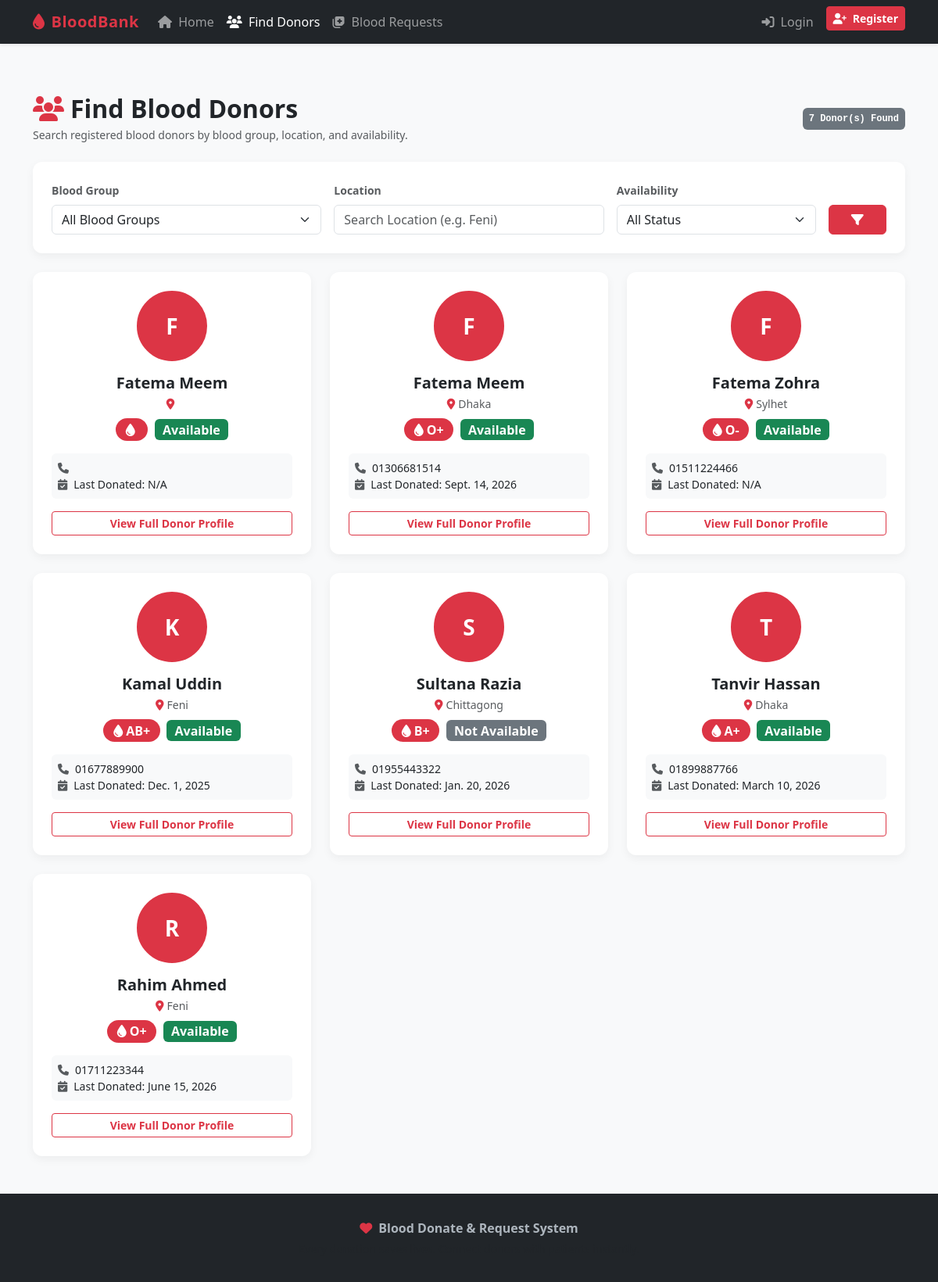
Screenshot of /donors/ with the database file from the repository.
### blood_bank/models.py (models this page shows, shortened)
class DonorProfile(models.Model):
    user = models.OneToOneField(User, on_delete=models.CASCADE, related_name='donor_profile')
    blood_group = models.CharField(max_length=5, choices=BLOOD_GROUP_CHOICES)
    phone = models.CharField(max_length=20)
    location = models.CharField(max_length=100)
    date_of_birth = models.DateField(null=True, blank=True)
    last_donation_date = models.DateField(null=True, blank=True)
    availability = models.CharField(max_length=20, choices=AVAILABILITY_CHOICES, default='Available')
    profile_picture = models.ImageField(upload_to='profile_pics/', null=True, blank=True)
    description = models.TextField(blank=True, default='')
    created_at = models.DateTimeField(auto_now_add=True)
    updated_at = models.DateTimeField(auto_now=True)

### blood_bank/views.py (the view, shortened to what this page needs)
# urls.py: path('donors/', views.donor_list_view, name='donor_list'),
def donor_list_view(request):
    form = DonorSearchForm(request.GET or None)
    donors = DonorProfile.objects.select_related('user').all().order_by('-updated_at')
    paginator = Paginator(donors, 9)
    page_number = request.GET.get('page')
    page_obj = paginator.get_page(page_number)
    context = {
        'form': form,
        'page_obj': page_obj,
        'total_count': donors.count(),
    }
    return render(request, 'blood_bank/donor_list.html', context)

### blood_bank/forms.py
class DonorSearchForm(forms.Form):
    blood_group = forms.ChoiceField(
        choices=[('', 'All Blood Groups')] + BLOOD_GROUP_CHOICES,
        required=False,
        widget=forms.Select(attrs={'class': 'form-select'})
    )
    location = forms.CharField(
        required=False,
        widget=forms.TextInput(attrs={'class': 'form-control', 'placeholder': 'Search Location (e.g. Feni)'})
    )
    availability = forms.ChoiceField(
        choices=[('', 'All Status')] + AVAILABILITY_CHOICES,
        required=False,
        widget=forms.Select(attrs={'class': 'form-select'})
    )

### blood_bank/templates/blood_bank/donor_list.html (shortened to what this page needs)
{% extends 'base.html' %}
{% block content %}
<div class="container my-5">
    <div class="d-flex justify-content-between align-items-center mb-4">
        <div>
            <h2 class="fw-bold mb-1"><i class="fa-solid fa-users text-danger me-2"></i>Find Blood Donors</h2>
            <p class="text-muted small mb-0">Search registered blood donors by blood group, location, and availability.</p>
        </div>
        <span class="badge bg-secondary p-2 font-monospace">{{ total_count }} Donor(s) Found</span>
    </div>
    <div class="card card-custom p-4 mb-4">
        <form method="get" class="row g-3">
            <div class="col-md-4">
                <label class="form-label fw-bold small text-muted">Blood Group</label>
                {{ form.blood_group }}
            </div>
            <div class="col-md-4">
                <label class="form-label fw-bold small text-muted">Location</label>
                {{ form.location }}
            </div>
            <div class="col-md-3">
                <label class="form-label fw-bold small text-muted">Availability</label>
                {{ form.availability }}
            </div>
            <div class="col-md-1 d-flex align-items-end">
                <button type="submit" class="btn btn-danger w-100 fw-bold">
                    <i class="fa-solid fa-filter"></i>
                </button>
            </div>
        </form>
    </div>
    {% if page_obj %}
        <div class="row g-4 mb-4">
            {% for donor in page_obj %}
                <div class="col-md-4">
                    <div class="card card-custom h-100 p-4 text-center">
                        {% if donor.profile_picture %}
                            <img src="{{ donor.profile_picture.url }}" alt="{{ donor.user.username }}" class="donor-avatar mx-auto mb-3">
                        {% else %}
                            <div class="donor-avatar bg-danger text-white d-flex align-items-center justify-content-center mx-auto mb-3 fs-3 fw-bold">
                                {{ donor.user.first_name|default:donor.user.username|slice:":1"|upper }}
                            </div>
                        {% endif %}
                        <h5 class="fw-bold mb-1">{{ donor.user.get_full_name|default:donor.user.username }}</h5>
                        <p class="text-muted small mb-2"><i class="fa-solid fa-location-dot me-1 text-danger"></i>{{ donor.location }}</p>
                        <div class="mb-3">
                            <span class="badge badge-blood fs-6"><i class="fa-solid fa-droplet me-1"></i>{{ donor.blood_group }}</span>
                            <span class="badge {% if donor.availability == 'Available' %}bg-success{% else %}bg-secondary{% endif %} fs-6 ms-1">
                                {{ donor.availability }}
                            </span>
                        </div>
                        <div class="text-start bg-light p-2 rounded small mb-3">
                            <div><i class="fa-solid fa-phone text-muted me-2"></i>{{ donor.phone }}</div>
                            <div><i class="fa-solid fa-calendar-check text-muted me-2"></i>Last Donated: {{ donor.last_donation_date|default:"N/A" }}</div>
                        </div>
                        <a href="{% url 'donor_detail' donor.pk %}" class="btn btn-outline-danger btn-sm w-100 fw-bold mt-auto">
                            View Full Donor Profile
                        </a>
                    </div>
                </div>
            {% endfor %}
        </div>
    {% else %}
        <div class="alert alert-warning text-center py-4">
            <i class="fa-solid fa-triangle-exclamation fa-2x mb-2"></i>
            <h5>No donors found matching your search criteria.</h5>
            <p class="mb-0">Try clearing filters or searching for another location.</p>
        </div>
    {% endif %}
</div>
{% endblock %}

### blood_bank/templates/base.html (shortened to what this page needs)
<!DOCTYPE html>
<html lang="en">
<head>
    <link href="https://cdn.jsdelivr.net/npm/bootstrap@5.3.2/dist/css/bootstrap.min.css" rel="stylesheet">
    <link rel="stylesheet" href="https://cdnjs.cloudflare.com/ajax/libs/font-awesome/6.4.0/css/all.min.css">
    {% load static %}
    <link rel="stylesheet" href="{% static 'css/style.css' %}">
</head>
<body>
    <nav class="navbar navbar-expand-lg navbar-dark bg-dark sticky-top shadow-sm">
        <div class="container">
            <a class="navbar-brand text-danger" href="{% url 'home' %}">
                <i class="fa-solid fa-droplet me-2"></i>BloodBank
            </a>
            <div class="collapse navbar-collapse" id="navbarNav">
                <ul class="navbar-nav me-auto mb-2 mb-lg-0">
                    <li class="nav-item">
                        <a class="nav-link {% if request.resolver_match.url_name == 'home' %}active{% endif %}" href="{% url 'home' %}">
                            <i class="fa-solid fa-house me-1"></i> Home
                        </a>
                    </li>
                    <li class="nav-item">
                        <a class="nav-link {% if request.resolver_match.url_name == 'donor_list' %}active{% endif %}" href="{% url 'donor_list' %}">
                            <i class="fa-solid fa-users me-1"></i> Find Donors
                        </a>
                    </li>
                    <li class="nav-item">
                        <a class="nav-link {% if request.resolver_match.url_name == 'request_list' %}active{% endif %}" href="{% url 'request_list' %}">
                            <i class="fa-solid fa-notes-medical me-1"></i> Blood Requests
                        </a>
                    </li>
                </ul>
                <ul class="navbar-nav ms-auto">
                    {% if user.is_authenticated %}
                    <li class="nav-item">
                        <a class="nav-link {% if request.resolver_match.url_name == 'profile' %}active{% endif %}" href="{% url 'profile' %}">
                            <i class="fa-solid fa-user me-1"></i> My Profile ({{ user.username }})
                        </a>
                    </li>
                    <li class="nav-item">
                        <form method="post" action="{% url 'logout' %}" class="d-inline">
                            {% csrf_token %}
                            <button type="submit" class="btn btn-outline-danger btn-sm nav-link border-0 text-start">
                                <i class="fa-solid fa-right-from-bracket me-1"></i> Logout
                            </button>
                        </form>
                    </li>
                    {% else %}
                    <li class="nav-item">
                        <a class="nav-link {% if request.resolver_match.url_name == 'login' %}active{% endif %}" href="{% url 'login' %}">
                            <i class="fa-solid fa-right-to-bracket me-1"></i> Login
                        </a>
                    </li>
                    <li class="nav-item">
                        <a class="btn btn-danger btn-sm text-white ms-2 fw-bold" href="{% url 'register' %}">
                            <i class="fa-solid fa-user-plus me-1"></i> Register
                        </a>
                    </li>
                    {% endif %}
                </ul>
            </div>
        </div>
    </nav>
    <main class="main-content">
        {% block content %}{% endblock %}
    </main>
    <footer class="mt-auto">
        <div class="container text-center">
            <p class="mb-1"><i class="fa-solid fa-heart text-danger me-1"></i> <strong>Blood Donate & Request System</strong></p>
            <p class="small text-muted mb-0">Every donation saves lives. Connect donors with patients instantly.</p>
        </div>
    </footer>
</body>
</html>

### static/css/style.css (style rules this page uses)
:root { --primary-red: #dc3545; --dark-red: #b02a37; --light-red: #f8d7da; --hero-bg: linear-gradient(135deg, #800020 0%, #dc3545 100%); }
body { font-family: 'Segoe UI', Tahoma, Geneva, Verdana, sans-serif; background-color: #f8f9fa; color: #212529; display: flex; flex-direction: column; min-height: 100vh; }
.main-content { flex: 1; }
.navbar-brand { font-weight: 700; letter-spacing: 0.5px; }
.card-custom { border: none; border-radius: 12px; box-shadow: 0 4px 12px rgba(0,0,0,0.05); transition: transform 0.2s ease, box-shadow 0.2s ease; }
.badge-blood { background-color: var(--primary-red); color: white; font-size: 0.9rem; font-weight: 700; padding: 0.4em 0.8em; border-radius: 20px; }
.donor-avatar { width: 90px; height: 90px; object-fit: cover; border-radius: 50%; border: 3px solid var(--primary-red); }
footer { background-color: #212529; color: #adb5bd; padding: 2rem 0; margin-top: 3rem; }

### rows the page displays
DonorProfile: user.first_name "F", user.get_full_name "Fatema Meem", availability "Available", last_donation_date "N/A"
DonorProfile: user.first_name "F", user.get_full_name "Fatema Meem", location "Dhaka", blood_group "O+", availability "Available", phone "01306681514", last_donation_date "Sept. 14, 2026"
DonorProfile: user.first_name "F", user.get_full_name "Fatema Zohra", location "Sylhet", blood_group "O-", availability "Available", phone "01511224466", last_donation_date "N/A"
DonorProfile: user.first_name "K", user.get_full_name "Kamal Uddin", location "Feni", blood_group "AB+", availability "Available", phone "01677889900", last_donation_date "Dec. 1, 2025"
DonorProfile: user.first_name "S", user.get_full_name "Sultana Razia", location "Chittagong", blood_group "B+", availability "Not Available", phone "01955443322", last_donation_date "Jan. 20, 2026"
DonorProfile: user.first_name "T", user.get_full_name "Tanvir Hassan", location "Dhaka", blood_group "A+", availability "Available", phone "01899887766", last_donation_date "March 10, 2026"
DonorProfile: user.first_name "R", user.get_full_name "Rahim Ahmed", location "Feni", blood_group "O+", availability "Available", phone "01711223344", last_donation_date "June 15, 2026"

### other values shown
{{ total_count }} "7"
